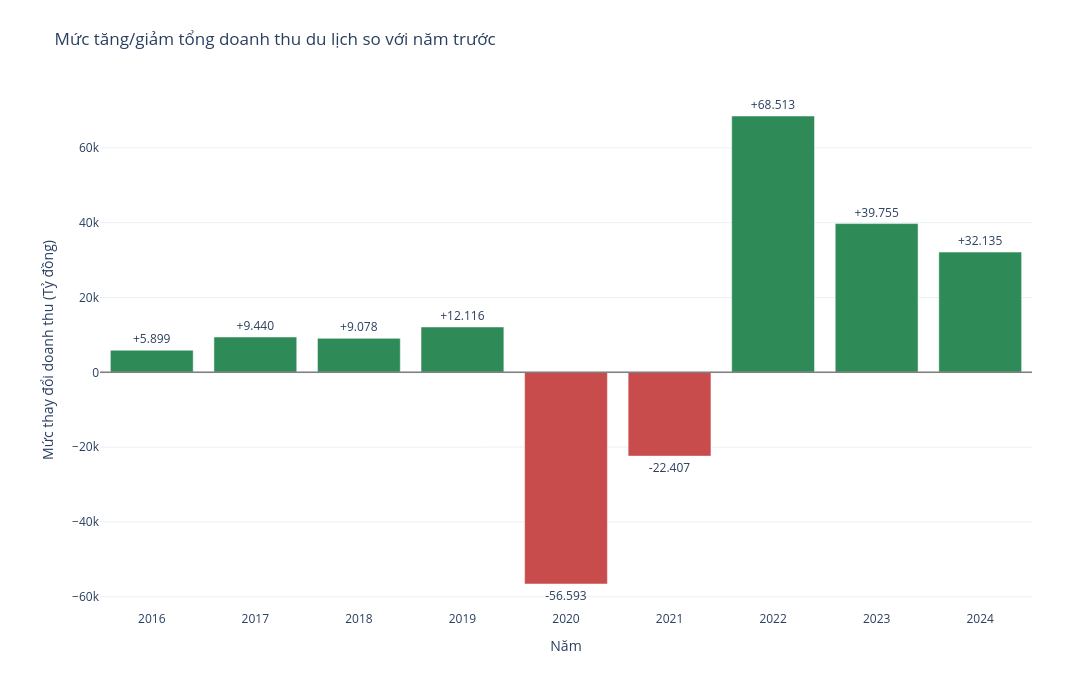

Notebook code cell kept with this figure:
### Markdown cell above
## 3.7. Column Chart – Mức tăng/giảm tổng doanh thu du lịch theo năm

**Mục tiêu:** So sánh mức thay đổi của tổng doanh thu lưu trú và lữ hành so với năm liền trước, qua đó xác định các giai đoạn tăng trưởng và suy giảm mạnh.

### Code cell
# =========================================================
# BIỂU ĐỒ 7 - COLUMN CHART
# Mức tăng/giảm tổng doanh thu theo năm
# =========================================================

change_df = (
    df_nam[
        ["Năm", rev_stay, rev_tour]
    ]
    .sort_values("Năm", ascending=True)
    .reset_index(drop=True)
)

# Tổng doanh thu
change_df["Tổng doanh thu"] = (
    change_df[rev_stay]
    + change_df[rev_tour]
)

# Mức thay đổi so với năm trước
change_df["Thay đổi"] = (
    change_df["Tổng doanh thu"]
    .diff()
)

# Bỏ năm 2015 vì không có năm trước để so sánh
change_plot = (
    change_df
    .dropna(subset=["Thay đổi"])
    .copy()
)

# Nhãn số liệu
change_plot["Nhãn"] = change_plot["Thay đổi"].apply(
    lambda x:
    f"+{fmt_vi(x, 0)}"
    if x >= 0
    else fmt_vi(x, 0)
)

# Màu phân biệt tăng và giảm
bar_colors = [
    "#2E8B57" if x >= 0 else "#C94C4C"
    for x in change_plot["Thay đổi"]
]

fig7 = go.Figure()

fig7.add_trace(
    go.Bar(
        x=change_plot["Năm"],
        y=change_plot["Thay đổi"],
        text=change_plot["Nhãn"],
        textposition="outside",
        marker_color=bar_colors,
        name="Thay đổi doanh thu"
    )
)

# Đường mốc 0
fig7.add_hline(
    y=0,
    line_width=1.5,
    line_color="gray"
)

fig7.update_layout(
    title="Mức tăng/giảm tổng doanh thu du lịch so với năm trước",
    xaxis_title="Năm",
    yaxis_title="Mức thay đổi doanh thu (Tỷ đồng)",
    template="plotly_white",
    width=1150,
    height=680,
    showlegend=False,
    margin=dict(
        t=90,
        b=70,
        l=100,
        r=60
    )
)

fig7.update_xaxes(
    dtick=1
)

file_fig7 = (
    FIGURES
    / "07_thay_doi_doanh_thu.png"
)

fig7.write_image(
    file_fig7,
    scale=2
)

fig7.show()

### Figure 1 — Plotly figure (JSON) as saved in the notebook; plotly's stock layout.template omitted (floating-point values rounded to 4 significant figures)
{"data": [{"marker": {"color": ["#2E8B57", "#2E8B57", "#2E8B57", "#2E8B57", "#C94C4C", "#C94C4C", "#2E8B57", "#2E8B57", "#2E8B57"]}, "name": "Thay đổi doanh thu", "text": ["+5.899", "+9.440", "+9.078", "+12.116", "-56.593", "-22.407", "+68.513", "+39.755", "+32.135"], "textposition": "outside", "type": "bar", "x": [2016, 2017, 2018, 2019, 2020, 2021, 2022, 2023, 2024], "y": [5899.0, 9440.0, 9078.0, 12120.0, -56590.0, -22410.0, 68510.0, 39760.0, 32130.0]}], "layout": {"height": 680, "margin": {"b": 70, "l": 100, "r": 60, "t": 90}, "shapes": [{"line": {"color": "gray", "width": 1.5}, "type": "line", "x0": 0, "x1": 1, "xref": "x domain", "y0": 0, "y1": 0, "yref": "y"}], "showlegend": false, "title": {"text": "Mức tăng/giảm tổng doanh thu du lịch so với năm trước"}, "width": 1150, "xaxis": {"dtick": 1, "title": {"text": "Năm"}}, "yaxis": {"title": {"text": "Mức thay đổi doanh thu (Tỷ đồng)"}}}}
